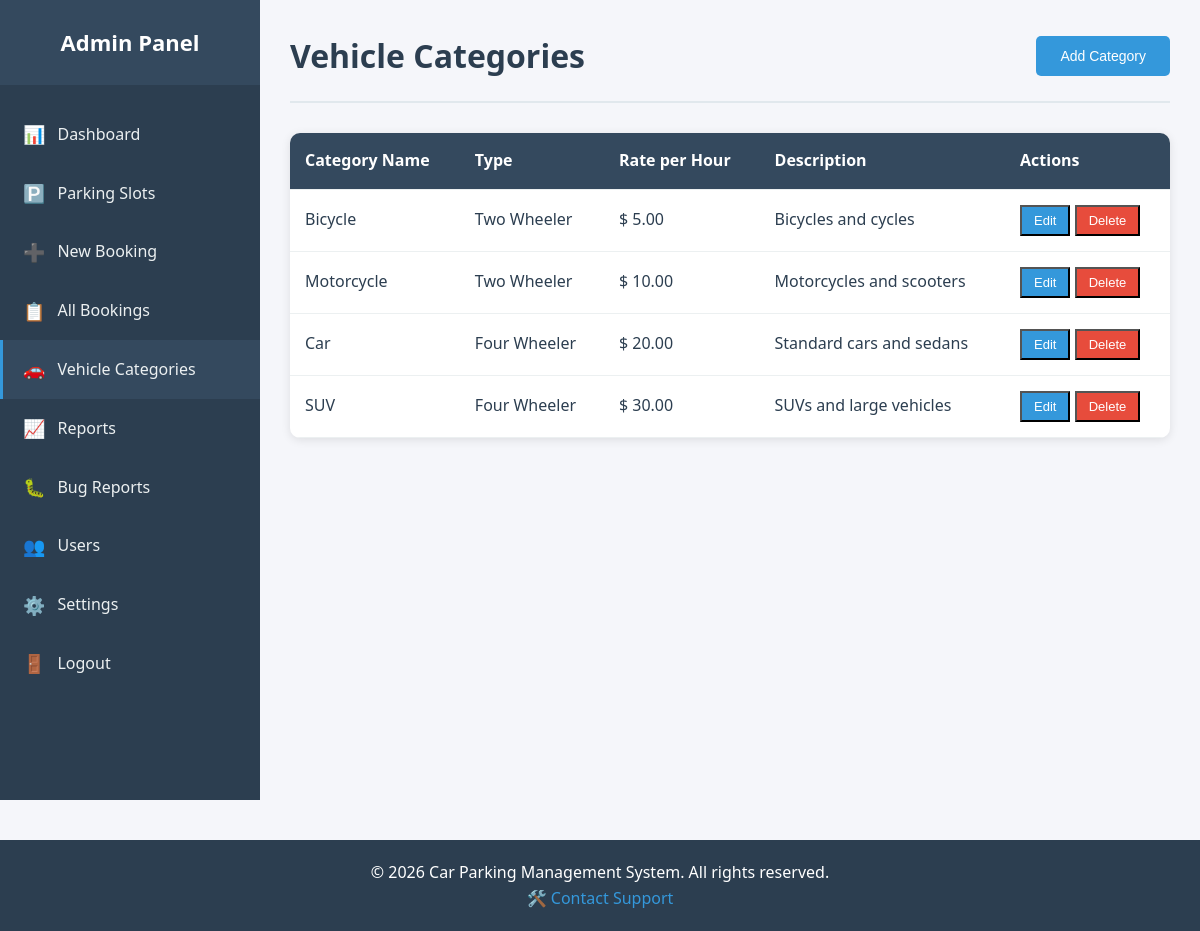
/admin/vehicle-categories.php (signed in), run on the app's committed database.
### tables this page shows
CREATE TABLE IF NOT EXISTS vehicle_categories (
    id INT(11) PRIMARY KEY AUTO_INCREMENT,
    category_name VARCHAR(50) NOT NULL,
    category_type ENUM('two_wheeler', 'four_wheeler') NOT NULL,
    rate_per_hour DECIMAL(10,2) NOT NULL,
    description TEXT,
    created_at TIMESTAMP DEFAULT CURRENT_TIMESTAMP
);

CREATE TABLE IF NOT EXISTS system_settings (
    id INT(11) PRIMARY KEY AUTO_INCREMENT,
    setting_key VARCHAR(50) NOT NULL UNIQUE,
    setting_value TEXT NOT NULL,
    description TEXT,
    updated_at TIMESTAMP DEFAULT CURRENT_TIMESTAMP ON UPDATE CURRENT_TIMESTAMP
);

### config/database.php (called while the page is built, shortened)
<?php
class Database {
    private $host = DB_HOST;
    private $user = DB_USER;
    private $pass = DB_PASS;
    private $dbname = DB_NAME;
    private $conn;
    private function connect() {
        $this->conn = null;
        try {
            $this->conn = new mysqli($this->host, $this->user, $this->pass, $this->dbname);
            $this->conn->set_charset("utf8");
        } catch (Exception $e) {
            $this->error = $e->getMessage();
            return false;
        }
        return $this->conn;
    }
    public function query($sql) {
        return $this->conn->query($sql);
    }
}
?>

### includes/functions.php (called while the page is built, shortened)
<?php
require_once __DIR__ . '/../config/database.php';
require_once __DIR__ . '/currencies.php';
function getSystemCurrency($db) {
    $result = $db->query("SELECT setting_value FROM system_settings WHERE setting_key = 'currency'");
    if ($result && $result->num_rows > 0) {
        $row = $result->fetch_assoc();
        return $row['setting_value'];
    }
    return 'USD';
}
function formatCurrency($amount, $db = null) {
    if ($db) {
        $currencyCode = getSystemCurrency($db);
    } else {
        $currencyCode = 'USD';
    }
    return formatCurrencyValue($amount, $currencyCode);
}
?>

### includes/currencies.php (called while the page is built, shortened)
<?php
function getCurrencyByCode($code) {
    $currencies = getAllCurrencies();
    return $currencies[$code] ?? null;
}
function formatCurrencyValue($amount, $currencyCode = 'USD', $decimals = 2) {
    $currency = getCurrencyByCode($currencyCode);
    $symbol = $currency['symbol'];
    $formatted = number_format($amount, $decimals);
    $symbolAfter = ['SEK', 'NOK', 'DKK', 'CZK', 'HUF', 'PLN', 'RON', 'BGN', 'HRK', 'RUB', 'UAH'];
    return $symbol . ' ' . $formatted;
}
?>

### admin/vehicle-categories.php (the view, shortened to what this page needs)
<?php
require_once '../includes/functions.php';
$db = new Database();
$categories = [];
$result = $db->query("SELECT * FROM vehicle_categories ORDER BY category_type, category_name");
while ($row = $result->fetch_assoc()) {
    $categories[] = $row;
}
include '../includes/header.php';
?>
<div class="dashboard-wrapper">
    <?php include 'sidebar.php'; ?>
    <div class="main-content">
        <div class="page-header">
            <h1>Vehicle Categories</h1>
            <button class="btn btn-primary" onclick="openModal('addModal')">Add Category</button>
        </div>
        <div class="table-responsive">
            <table class="data-table">
                <thead>
                    <tr>
                        <th>Category Name</th>
                        <th>Type</th>
                        <th>Rate per Hour</th>
                        <th>Description</th>
                        <th>Actions</th>
                    </tr>
                </thead>
                <tbody>
                    <?php if (empty($categories)): ?>
                    <tr>
                        <td colspan="5" class="text-center">No categories found</td>
                    </tr>
                    <?php else: ?>
                    <?php foreach ($categories as $category): ?>
                    <tr>
                        <td><?php echo htmlspecialchars($category['category_name']); ?></td>
                        <td><?php echo ucwords(str_replace('_', ' ', $category['category_type'])); ?></td>
                        <td><?php echo formatCurrency($category['rate_per_hour'], $db); ?></td>
                        <td><?php echo htmlspecialchars($category['description']); ?></td>
                        <td>
                            <button onclick='editCategory(<?php echo json_encode($category); ?>)' class="btn-sm btn-info">Edit</button>
                            <form method="POST" style="display:inline;" onsubmit="return confirm('Delete this category?');">
                                <button type="submit" class="btn-sm btn-danger">Delete</button>
                            </form>
                        </td>
                    </tr>
                    <?php endforeach; ?>
                    <?php endif; ?>
                </tbody>
            </table>
        </div>
    </div>
</div>
<?php
include '../includes/footer.php';
?>

### assets/css/style.css (style rules this page uses)
* { margin: 0; padding: 0; box-sizing: border-box; }
body { font-family: 'Segoe UI', Tahoma, Geneva, Verdana, sans-serif; background-color: #f5f6fa; color: #2c3e50; line-height: 1.6; }
.dashboard-wrapper { display: flex; min-height: 100vh; }
.main-content { flex: 1; margin-left: 260px; padding: 30px; background: #f5f6fa; }
.page-header { display: flex; justify-content: space-between; align-items: center; margin-bottom: 30px; padding-bottom: 20px; border-bottom: 2px solid #e1e8ed; }
.page-header h1 { font-size: 32px; color: #2c3e50; }
.btn { padding: 12px 24px; border: none; border-radius: 5px; font-size: 14px; font-weight: 500; cursor: pointer; transition: all 0.3s; text-decoration: none; display: inline-block; }
.btn-primary { background: #3498db; color: white; }
.btn-danger { background: #e74c3c; color: white; }
.btn-info { background: #3498db; color: white; }
.btn-sm { padding: 6px 12px; font-size: 13px; }
.table-responsive { background: white; border-radius: 10px; box-shadow: 0 2px 10px rgba(0, 0, 0, 0.1); overflow-x: auto; }
.data-table { width: 100%; border-collapse: collapse; }
.data-table thead { background: #34495e; color: white; }
.data-table th, .data-table td { padding: 15px; text-align: left; border-bottom: 1px solid #ecf0f1; }

### data on the page
vehicle_categories: category_name "Bicycle", category_type "Two Wheeler", rate_per_hour.setting_value "$ 5.00", description "Bicycles and cycles"
vehicle_categories: category_name "Motorcycle", category_type "Two Wheeler", rate_per_hour.setting_value "$ 10.00", description "Motorcycles and scooters"
vehicle_categories: category_name "Car", category_type "Four Wheeler", rate_per_hour.setting_value "$ 20.00", description "Standard cars and sedans"
vehicle_categories: category_name "SUV", category_type "Four Wheeler", rate_per_hour.setting_value "$ 30.00", description "SUVs and large vehicles"

### other printed values
SITE_NAME "Car Parking Management System"
